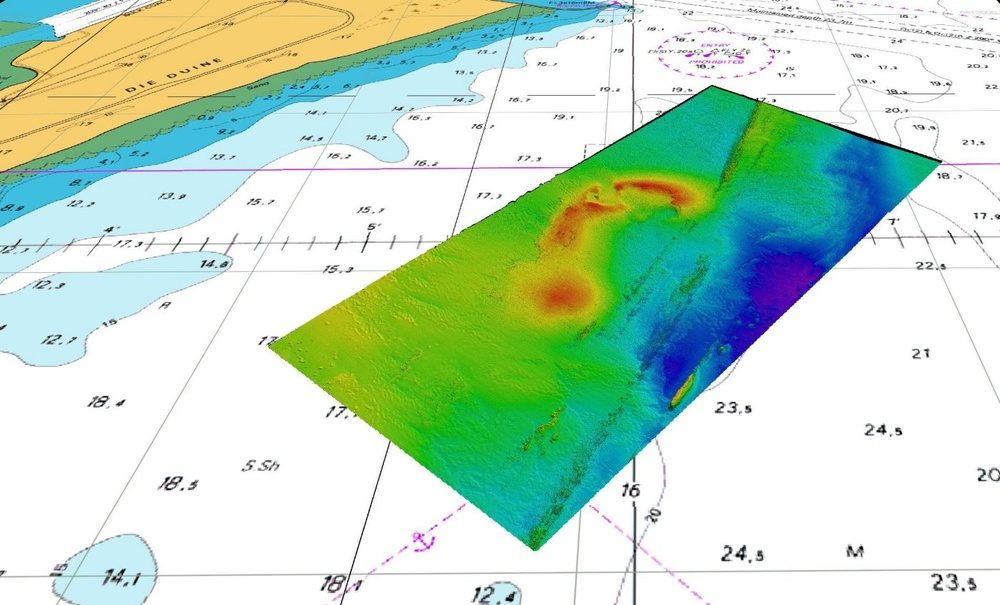
#> input picture stuff4experiments/MBES_B.jpg, 1000 x 605 px, shrunk from 1400 x 847 before the run
$ jupyter execute bathimetry_RAG_thresholding.ipynb
#> lines starting #> are read from the running program, lines starting #| are printed output that depends on the picture; after the words box and inside, x2 and y2 are one past the last pixel; in counts of white or black regions, pixels touching at a corner belong together
#### Preliminaries - import main libraries

[cell 1]
import numpy as np
import scipy as sp
import matplotlib.pyplot as plt
from skimage import color, io, segmentation
from skimage.filters import threshold_otsu
from skimage import segmentation, graph
from skimage.future import graph

#### Import test image

[cell 2]
# imported from url https://www.marinegeosolutions.com/data-examples.htm (which no longer exists)
img = np.asarray(io.imread('stuff4experiments/MBES_B.jpg'))[:,:,:3]
#> img is the input picture: shape (605, 1000, 3); mean R, G, B 191.1, 219.4, 196.8

[cell 3]
# plot it
fig = plt.figure(figsize=(10,10))
ax = fig.add_subplot(111)
plt.imshow(img,  interpolation = 'none')
ax.xaxis.set_ticks([])
ax.yaxis.set_ticks([]);

#### RAG thresholding

[cell 4]
labels1 = segmentation.slic(img, compactness=50, n_segments=500)
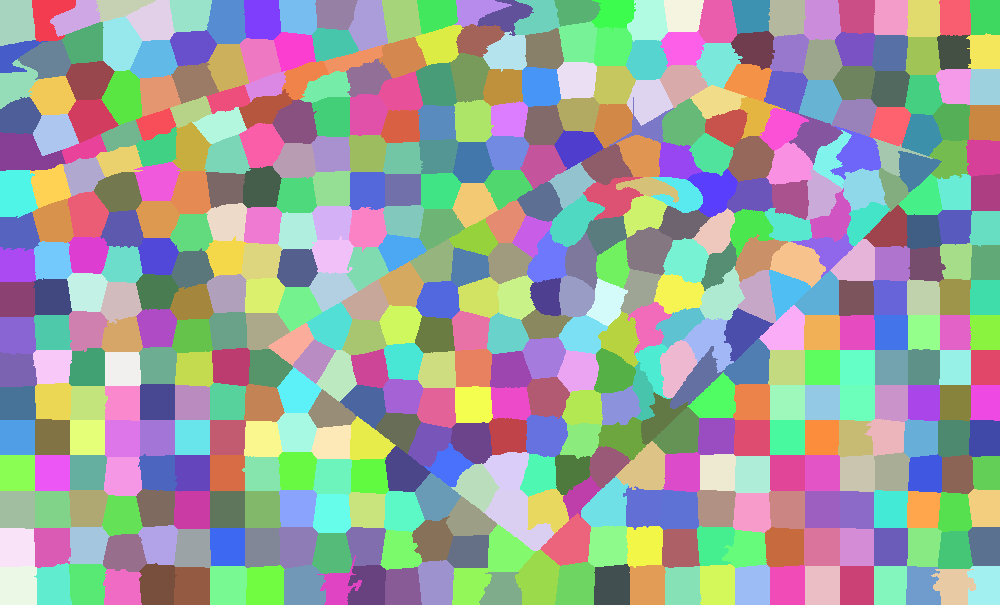
#> labels1: shape (605, 1000) int64; 490 distinct labels, from 1 to 490; one colour per label, 0 black
out1 = color.label2rgb(labels1, img, kind='avg')
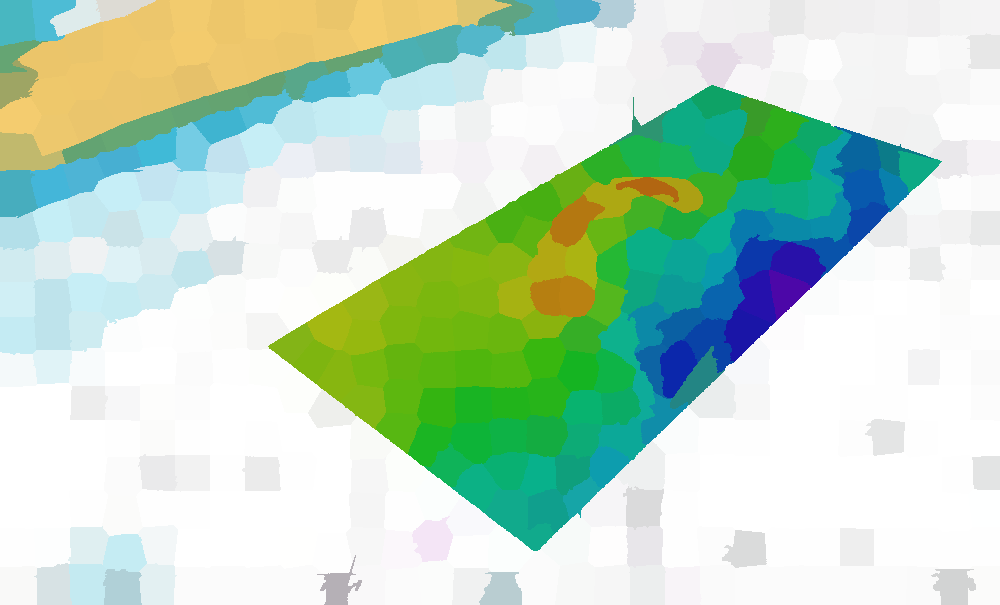
#> out1: shape (605, 1000, 3); mean R, G, B 190.6, 218.9, 196.3

[cell 5]
# plot
fig = plt.figure(figsize=(10,10))
ax = fig.add_subplot(111)
plt.imshow(out1, cmap='gray', interpolation = 'none')
ax.xaxis.set_ticks([])
ax.yaxis.set_ticks([]);

[cell 6]
thresh =  min(np.shape(out1)[:1])/10
#> thresh = 60.5
g = graph.rag_mean_color(img, labels1)
labels2 = graph.cut_threshold(labels1, g, thresh)
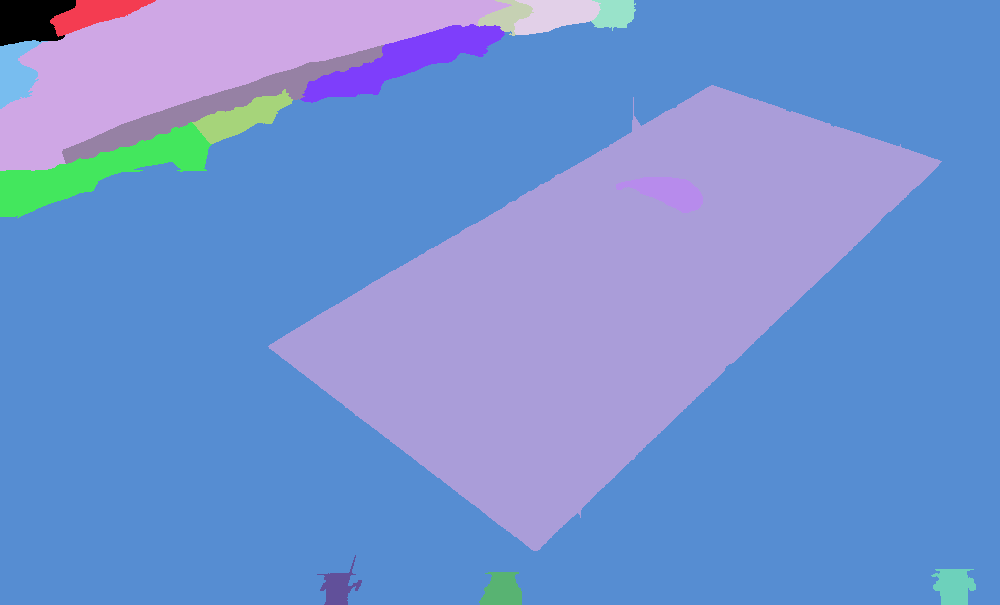
#> labels2: shape (605, 1000) int64; 17 distinct labels, from 0 to 16; one colour per label, 0 black
out2 = color.label2rgb(labels2, img, kind='avg')
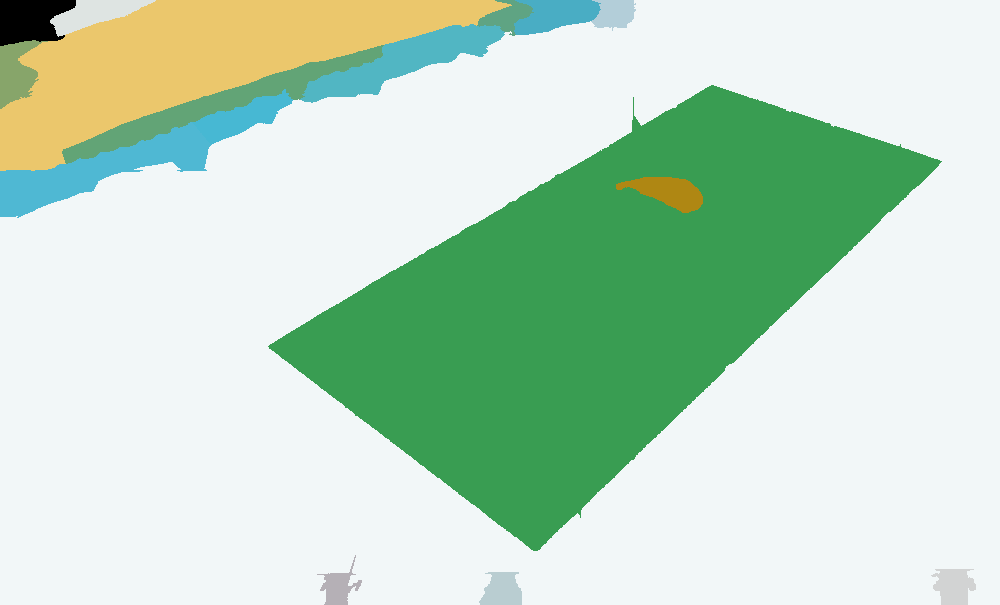
#> out2: shape (605, 1000, 3); mean R, G, B 190.2, 218.3, 195.5

[cell 7]
# plot
fig = plt.figure(figsize=(10,10))
ax = fig.add_subplot(111)
plt.imshow(out2, cmap='gray', interpolation = 'none')
ax.xaxis.set_ticks([])
ax.yaxis.set_ticks([]);

[cell 8]
out2 = color.rgb2gray(out2);
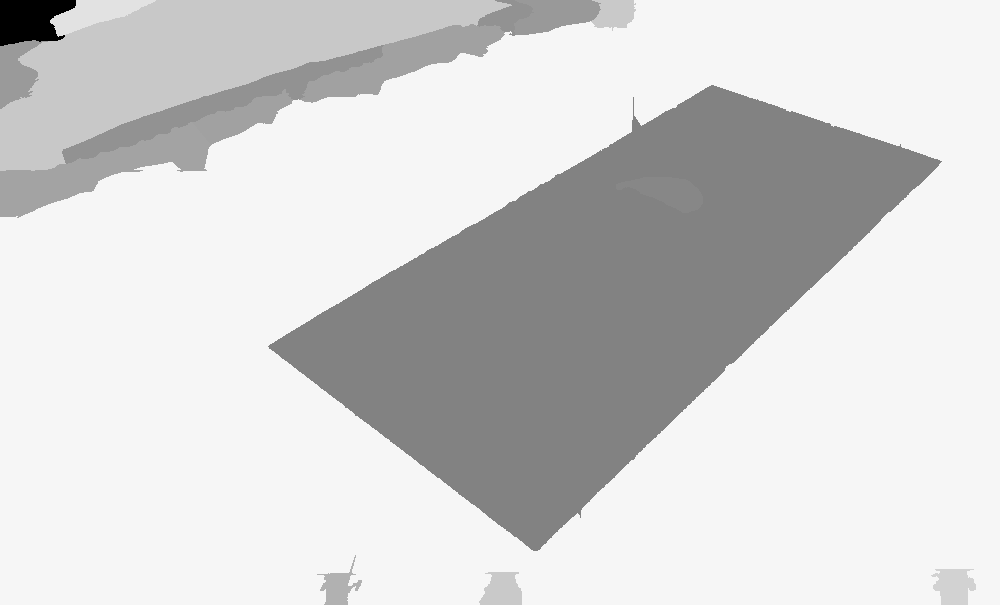
#> out2: shape (605, 1000) float64; min 0, max 0.965, mean 0.826
global_thresh = threshold_otsu(out2)
#> global_thresh = 0.695
binary = out2 < global_thresh
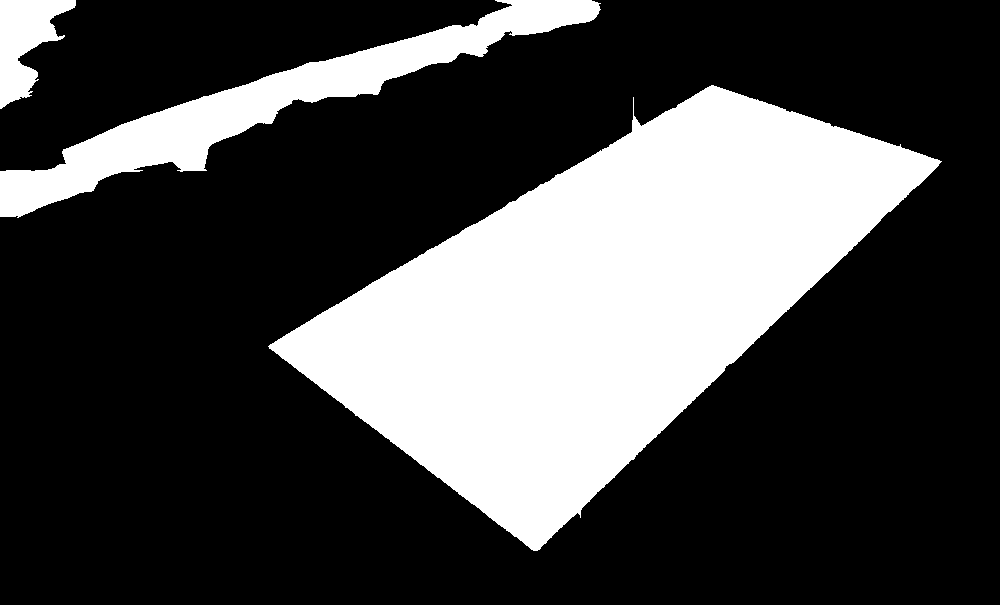
#> binary: shape (605, 1000) bool; 28.3% white; 3 white regions, box (x1, y1, x2, y2) and area: (268, 85, 942, 551) 142178, (0, 0, 601, 218) 24764, (0, 0, 76, 109) 4391
